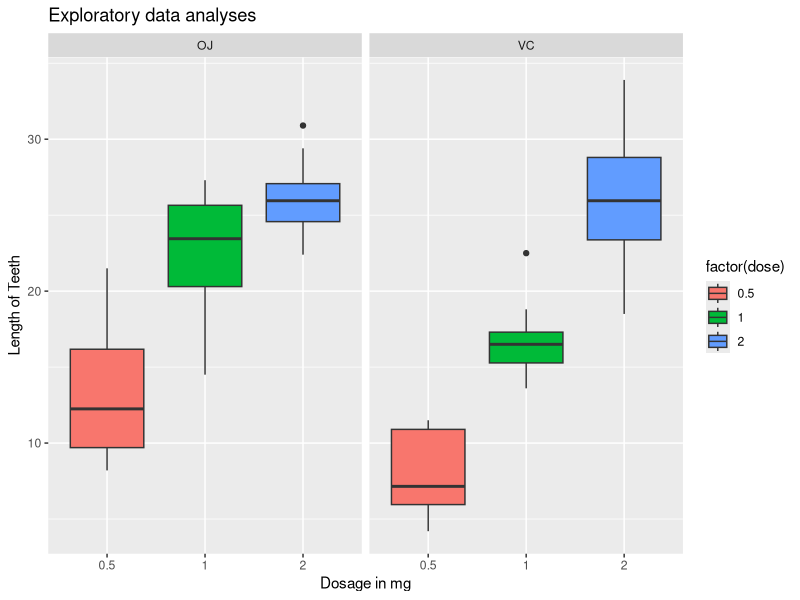

R code for this plot: (Note: this script raises an error after producing the figure.)
## ---- chunk 1
library(ggplot2)
library(datasets)

data(ToothGrowth)
head(ToothGrowth)
## ---- chunk 2
g1 <- ggplot(ToothGrowth, aes(x=factor(dose),y=len,fill=factor(dose)))
g1 + geom_boxplot(notch=F) + facet_grid(.~supp) + 
    scale_x_discrete("Dosage in mg") + 
    scale_y_continuous("Length of Teeth") + 
    ggtitle("Exploratory data analyses")
## ---- chunk 3
ToothGrowth$dose <- as.factor(ToothGrowth$dose)
summary(ToothGrowth)

table(ToothGrowth$supp, ToothGrowth$dose)
## ---- chunk 4
ttest.equal <- t.test(len~supp, paired=F, var.equal=T, data=ToothGrowth)
ttest.unequal <- t.test(len~supp, paired=F, var.equal=F, data=ToothGrowth)
ttest.result <- data.frame("p-value"=c(ttest.equal$p.value, ttest.unequal$p.value),
                           "Conf-Low"=c(ttest.equal$conf[1],ttest.unequal$conf[1]),
                          "Conf-High"=c(ttest.equal$conf[2],ttest.unequal$conf[2]), 
                          row.names=c("Equal Var","Unequal Var"))
ttest.result
## ---- chunk 5
dose.05 <- ToothGrowth[which(ToothGrowth$dose==.5),1]
dose.10 <- ToothGrowth[which(ToothGrowth$dose==1),1]
dose.20 <- ToothGrowth[which(ToothGrowth$dose==2),1]
dose0510.equal <- t.test(dose.05, dose.10, paired=F, var.equal=T)
dose0510.unequal <- t.test(dose.05, dose.10, paired=F, var.equal=F)
dose0510.result <- data.frame("p-value"=c(dose0510.equal$p.value, dose0510.unequal$p.value),
                              "Conf-Low"=c(dose0510.equal$conf[1],dose0510.unequal$conf[1]),
                              "Conf-High"=c(dose0510.equal$conf[2],dose0510.unequal$conf[2]), 
                              row.names=c("Equal Var","Unequal Var"), "Dose"="0.5 to 1")
dose0520.equal <- t.test(dose.05, dose.20, paired=F, var.equal=T)
dose0520.unequal <- t.test(dose.05, dose.20, paired=F, var.equal=F)
dose0520.result <- data.frame("p-value"=c(dose0520.equal$p.value, dose0520.unequal$p.value),
                              "Conf-Low"=c(dose0520.equal$conf[1],dose0520.unequal$conf[1]),
                              "Conf-High"=c(dose0520.equal$conf[2],dose0520.unequal$conf[2]), 
                              row.names=c("Equal Var","Unequal Var"), "Dose"="0.5 to 2")
dose1020.equal <- t.test(dose.10, dose.20, paired=F, var.equal=T)
dose1020.unequal <- t.test(dose.10, dose.20, paired=F, var.equal=F)
dose1020.result <- data.frame("p-value"=c(dose1020.equal$p.value, dose1020.unequal$p.value),
                              "Conf-Low"=c(dose1020.equal$conf[1],dose1020.unequal$conf[1]),
                              "Conf-High"=c(dose1020.equal$conf[2],dose1020.unequal$conf[2]), 
                              row.names=c("Equal Var","Unequal Var"), "Dose"="1 to 2")
dose.result <- rbind(dose0510.result,dose0520.result,dose1020.result)
dose.result

